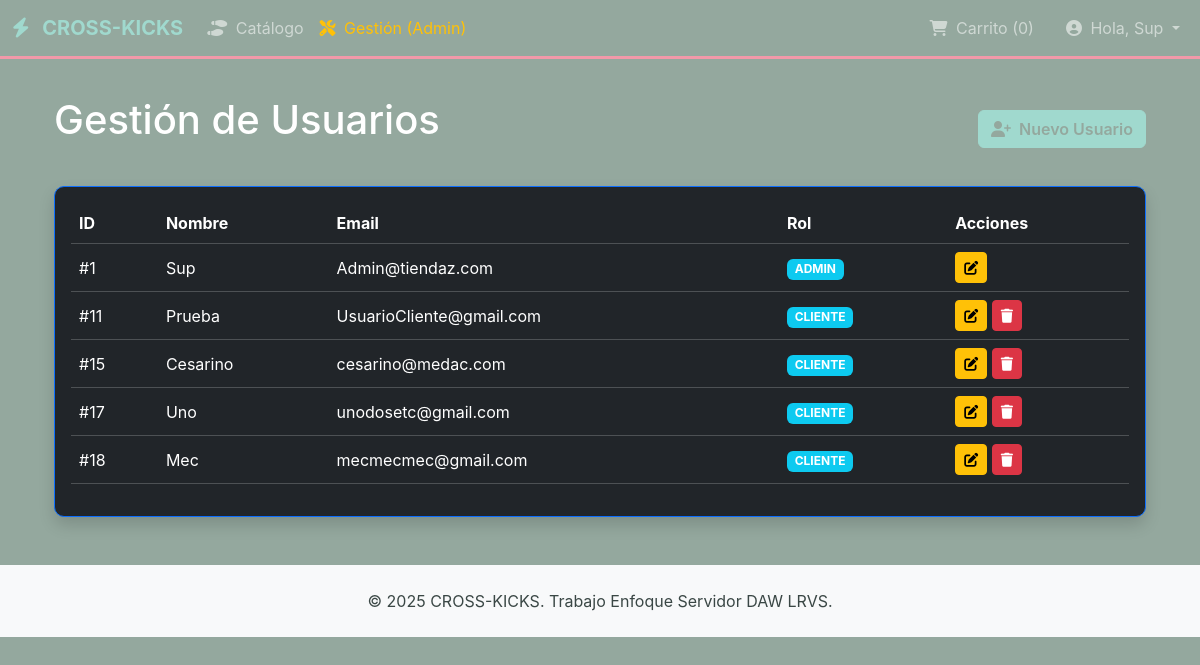
The page /gestion_usuarios.php (signed in) on the database its author committed.
### tables this page shows
CREATE TABLE `usuarios` (
  `id_usuario` int(10) NOT NULL COMMENT 'AUTO_INCREMENT',
  `email` varchar(100) NOT NULL,
  `password` varchar(255) NOT NULL,
  `rol` enum('Admin','Cliente') NOT NULL,
  `nombre` varchar(50) NOT NULL,
  `apellido` varchar(50) DEFAULT NULL
);

### datos/user_dao.php (called while the page is built, shortened)
<?php
function getAllUsers() {
    $conn = connectDB();
    $sql = "SELECT id_usuario, nombre, email, rol FROM usuarios";
    $result = $conn->query($sql);
    $users = [];
    while ($row = $result->fetch_assoc()) { $users[] = $row; }
    return $users;
}
?>

### servicios/user_service.php (called while the page is built, shortened)
<?php
require_once __DIR__ . '/../datos/user_dao.php';
function listarUsuarios() {
    return getAllUsers();
}
?>

### gestion_usuarios.php (the view, shortened to what this page needs)
<?php
require_once 'servicios/user_service.php';
$usuarios = listarUsuarios();
require_once 'header.php';
?>
<div class="container mt-4">
    <div class="d-flex justify-content-between align-items-center mb-4">
        <h1 class="text-white">Gestión de Usuarios</h1>
        <a href="registro.php" class="btn btn-primary">
            <i class="fas fa-user-plus me-1"></i> Nuevo Usuario
        </a>
    </div>
    <div class="card shadow border-primary bg-dark text-white">
        <div class="card-body">
            <div class="table-responsive">
                <table class="table table-hover table-dark align-middle">
                    <thead>
                        <tr>
                            <th>ID</th>
                            <th>Nombre</th>
                            <th>Email</th>
                            <th>Rol</th>
                            <th>Acciones</th>
                        </tr>
                    </thead>
                    <tbody>
                        <?php if (!empty($usuarios)): ?>
                            <?php foreach ($usuarios as $u): ?>
                            <tr>
                                <td>#<?php echo $u['id_usuario']; ?></td>
                                <td><?php echo htmlspecialchars($u['nombre']); ?></td>
                                <td><?php echo htmlspecialchars($u['email']); ?></td>
                                <td>
                                    <span class="badge <?php echo $u['rol'] === 'admin' ? 'bg-danger' : 'bg-info'; ?>">
                                        <?php echo strtoupper($u['rol']); ?>
                                    </span>
                                </td>
                                <td>
                                    <a href="editar_usuario.php?id=<?php echo $u['id_usuario']; ?>" class="btn btn-sm btn-warning">
                                        <i class="fas fa-edit"></i>
                                    </a>
                                    <?php if ($u['id_usuario'] != $_SESSION['user_id']): ?>
                                    <a href="eliminar_usuario.php?id=<?php echo $u['id_usuario']; ?>"
                                       class="btn btn-sm btn-danger"
                                       onclick="return confirm('¿Estás seguro de que deseas eliminar este usuario?')">
                                        <i class="fas fa-trash"></i>
                                    </a>
                                    <?php endif; ?>
                                </td>
                            </tr>
                            <?php endforeach; ?>
                        <?php else: ?>
                            <tr>
                                <td colspan="5" class="text-center">No se encontraron usuarios.</td>
                            </tr>
                        <?php endif; ?>
                    </tbody>
                </table>
            </div>
        </div>
    </div>
</div>
<?php require_once 'footer.php'; ?>

### assets/css/style.css (style rules this page uses)
:root { --ck-primary: #F299A9; --ck-accent: #A0D9CE; --ck-dark-green: #5F736F; --ck-soft-green: #AABFB3; --ck-light-red: #F2B6B6; --ck-secondary: #94a89e; --ck-card-bg: #FFFFFF; --ck-text: #3A4745; --ck-text-light: #7A8C89; --ck-alert: #FFB3A7; }
body { background-color: var(--ck-secondary); color: var(--ck-text); font-family: 'Inter', sans-serif; }
h1, h2, h3 { color: var(--ck-accent); border-bottom: 1px solid var(--ck-soft-red); padding-bottom: 10px; }
.card { background-color: var(--ck-card-bg); color: var(--ck-text); border: 1px solid rgba(73, 111, 115, 0.2); border-radius: 10px; box-shadow: 0 4px 6px rgba(0,0,0,0.05); }
.btn-primary { background-color: var(--ck-accent); border-color: var(--ck-accent); color: var(--ck-secondary); font-weight: 600; }

### rows shown on the page
usuarios: id_usuario "1", nombre "Sup", email "Admin@tiendaz.com", rol "ADMIN"
usuarios: id_usuario "11", nombre "Prueba", email "UsuarioCliente@gmail.com", rol "CLIENTE"
usuarios: id_usuario "15", nombre "Cesarino", email "cesarino@medac.com", rol "CLIENTE"
usuarios: id_usuario "17", nombre "Uno", email "unodosetc@gmail.com", rol "CLIENTE"
usuarios: id_usuario "18", nombre "Mec", email "mecmecmec@gmail.com", rol "CLIENTE"

### other values the page prints
$cart_count "0"
$user_name "Sup"
